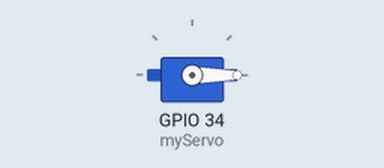
This sketch was run on a simulated ESP32. Parts: servo.

Above: at 0.05 s.
At 0.75 s:
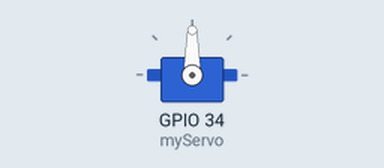
At 1.5 s:
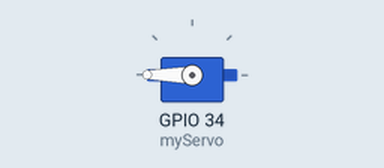
Timing chart, 0 to 3.5 s (numbered marks = the images above):
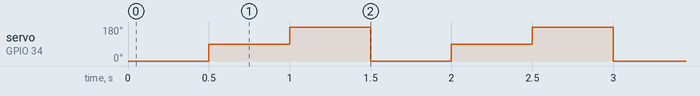

Measured:
- by itself, servo on GPIO 34 (myServo): repeats every 1.5 s: 180° 0.50 s, 0° 0.50 s, 90° 0.50 s

The sketch:

sketch_jun19a.ino
```cpp
#include<ESP32servo.h>

Servo myServo;
void setup(){
  myServo.attach(34);
  }

void loop(){
  myServo.write(0);
  delay(500);
  myServo.write(90);
  delay(500);
  myServo.write(180);
  delay(500);
  }
```
